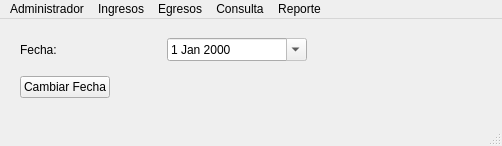
<?xml version="1.0" encoding="UTF-8"?>
<ui version="4.0">
 <class>MainWindow</class>
 <widget class="QMainWindow" name="MainWindow">
  <property name="geometry">
   <rect>
    <x>0</x>
    <y>0</y>
    <width>502</width>
    <height>146</height>
   </rect>
  </property>
  <property name="sizePolicy">
   <sizepolicy hsizetype="Fixed" vsizetype="Fixed">
    <horstretch>0</horstretch>
    <verstretch>0</verstretch>
   </sizepolicy>
  </property>
  <property name="windowTitle">
   <string>Caja - EMMV</string>
  </property>
  <widget class="QWidget" name="centralwidget">
   <widget class="QWidget" name="verticalLayoutWidget">
    <property name="geometry">
     <rect>
      <x>20</x>
      <y>10</y>
      <width>287</width>
      <height>80</height>
     </rect>
    </property>
    <layout class="QVBoxLayout" name="verticalLayout">
     <item>
      <layout class="QHBoxLayout" name="horizontalLayout">
       <item>
        <widget class="QLabel" name="label">
         <property name="text">
          <string>Fecha:</string>
         </property>
        </widget>
       </item>
       <item>
        <widget class="QDateEdit" name="dateEdit">
         <property name="enabled">
          <bool>true</bool>
         </property>
         <property name="readOnly">
          <bool>true</bool>
         </property>
         <property name="calendarPopup">
          <bool>true</bool>
         </property>
        </widget>
       </item>
      </layout>
     </item>
     <item>
      <layout class="QHBoxLayout" name="horizontalLayout_2">
       <item>
        <widget class="QPushButton" name="pushButton">
         <property name="text">
          <string>Cambiar Fecha</string>
         </property>
        </widget>
       </item>
       <item>
        <spacer name="horizontalSpacer">
         <property name="orientation">
          <enum>Qt::Horizontal</enum>
         </property>
         <property name="sizeHint" stdset="0">
          <size>
           <width>40</width>
           <height>20</height>
          </size>
         </property>
        </spacer>
       </item>
      </layout>
     </item>
    </layout>
   </widget>
  </widget>
  <widget class="QMenuBar" name="menubar">
   <property name="geometry">
    <rect>
     <x>0</x>
     <y>0</y>
     <width>502</width>
     <height>22</height>
    </rect>
   </property>
   <widget class="QMenu" name="menuIngresos">
    <property name="title">
     <string>Ingresos</string>
    </property>
    <addaction name="actionEfectivo"/>
    <addaction name="actionCheque"/>
    <addaction name="actionVoucher"/>
   </widget>
   <widget class="QMenu" name="menuEgresos">
    <property name="title">
     <string>Egresos</string>
    </property>
    <addaction name="actionGastos"/>
   </widget>
   <widget class="QMenu" name="menuConsulta">
    <property name="title">
     <string>Consulta</string>
    </property>
    <addaction name="actionIngresos"/>
    <addaction name="actionEgresos"/>
   </widget>
   <widget class="QMenu" name="menuReporte">
    <property name="title">
     <string>Reporte</string>
    </property>
    <addaction name="actionReporte_de_Caja"/>
   </widget>
   <widget class="QMenu" name="menuAdministrador">
    <property name="title">
     <string>Administrador</string>
    </property>
    <addaction name="actionCrear_Codigo"/>
    <addaction name="actionLista_de_Codigos"/>
   </widget>
   <addaction name="menuAdministrador"/>
   <addaction name="menuIngresos"/>
   <addaction name="menuEgresos"/>
   <addaction name="menuConsulta"/>
   <addaction name="menuReporte"/>
  </widget>
  <widget class="QStatusBar" name="statusbar"/>
  <action name="actionEfectivo">
   <property name="text">
    <string>Efectivo</string>
   </property>
  </action>
  <action name="actionCheque">
   <property name="text">
    <string>Cheque</string>
   </property>
  </action>
  <action name="actionVoucher">
   <property name="text">
    <string>Voucher</string>
   </property>
  </action>
  <action name="actionGastos">
   <property name="text">
    <string>Gastos</string>
   </property>
  </action>
  <action name="actionCrear_Codigo">
   <property name="text">
    <string>Crear Codigo</string>
   </property>
  </action>
  <action name="actionLista_de_Codigos">
   <property name="text">
    <string>Lista de Codigos</string>
   </property>
  </action>
  <action name="actionIngresos">
   <property name="text">
    <string>Ingresos</string>
   </property>
  </action>
  <action name="actionEgresos">
   <property name="text">
    <string>Egresos</string>
   </property>
  </action>
  <action name="actionReporte_de_Caja">
   <property name="text">
    <string>Reporte de Caja</string>
   </property>
  </action>
 </widget>
 <resources/>
 <connections>
  <connection>
   <sender>pushButton</sender>
   <signal>clicked()</signal>
   <receiver>MainWindow</receiver>
   <slot>enable_date_edit()</slot>
   <hints>
    <hint type="sourcelabel">
     <x>75</x>
     <y>92</y>
    </hint>
    <hint type="destinationlabel">
     <x>250</x>
     <y>72</y>
    </hint>
   </hints>
  </connection>
  <connection>
   <sender>actionCrear_Codigo</sender>
   <signal>triggered()</signal>
   <receiver>MainWindow</receiver>
   <slot>window_create_code()</slot>
   <hints>
    <hint type="sourcelabel">
     <x>-1</x>
     <y>-1</y>
    </hint>
    <hint type="destinationlabel">
     <x>250</x>
     <y>72</y>
    </hint>
   </hints>
  </connection>
  <connection>
   <sender>actionCheque</sender>
   <signal>triggered()</signal>
   <receiver>MainWindow</receiver>
   <slot>window_input_check()</slot>
   <hints>
    <hint type="sourcelabel">
     <x>-1</x>
     <y>-1</y>
    </hint>
    <hint type="destinationlabel">
     <x>250</x>
     <y>72</y>
    </hint>
   </hints>
  </connection>
  <connection>
   <sender>actionEfectivo</sender>
   <signal>triggered()</signal>
   <receiver>MainWindow</receiver>
   <slot>window_input_cash()</slot>
   <hints>
    <hint type="sourcelabel">
     <x>-1</x>
     <y>-1</y>
    </hint>
    <hint type="destinationlabel">
     <x>250</x>
     <y>72</y>
    </hint>
   </hints>
  </connection>
  <connection>
   <sender>actionVoucher</sender>
   <signal>triggered()</signal>
   <receiver>MainWindow</receiver>
   <slot>window_input_ticket()</slot>
   <hints>
    <hint type="sourcelabel">
     <x>-1</x>
     <y>-1</y>
    </hint>
    <hint type="destinationlabel">
     <x>250</x>
     <y>72</y>
    </hint>
   </hints>
  </connection>
  <connection>
   <sender>actionLista_de_Codigos</sender>
   <signal>triggered()</signal>
   <receiver>MainWindow</receiver>
   <slot>window_list_code()</slot>
   <hints>
    <hint type="sourcelabel">
     <x>-1</x>
     <y>-1</y>
    </hint>
    <hint type="destinationlabel">
     <x>250</x>
     <y>72</y>
    </hint>
   </hints>
  </connection>
  <connection>
   <sender>actionGastos</sender>
   <signal>triggered()</signal>
   <receiver>MainWindow</receiver>
   <slot>window_output_expenses()</slot>
   <hints>
    <hint type="sourcelabel">
     <x>-1</x>
     <y>-1</y>
    </hint>
    <hint type="destinationlabel">
     <x>250</x>
     <y>72</y>
    </hint>
   </hints>
  </connection>
  <connection>
   <sender>actionIngresos</sender>
   <signal>triggered()</signal>
   <receiver>MainWindow</receiver>
   <slot>window_consult_inputs()</slot>
   <hints>
    <hint type="sourcelabel">
     <x>-1</x>
     <y>-1</y>
    </hint>
    <hint type="destinationlabel">
     <x>250</x>
     <y>72</y>
    </hint>
   </hints>
  </connection>
  <connection>
   <sender>actionEgresos</sender>
   <signal>triggered()</signal>
   <receiver>MainWindow</receiver>
   <slot>window_consult_outputs()</slot>
   <hints>
    <hint type="sourcelabel">
     <x>-1</x>
     <y>-1</y>
    </hint>
    <hint type="destinationlabel">
     <x>250</x>
     <y>72</y>
    </hint>
   </hints>
  </connection>
  <connection>
   <sender>actionReporte_de_Caja</sender>
   <signal>triggered()</signal>
   <receiver>MainWindow</receiver>
   <slot>window_report_all()</slot>
   <hints>
    <hint type="sourcelabel">
     <x>-1</x>
     <y>-1</y>
    </hint>
    <hint type="destinationlabel">
     <x>250</x>
     <y>72</y>
    </hint>
   </hints>
  </connection>
  <connection>
   <sender>dateEdit</sender>
   <signal>dateChanged(QDate)</signal>
   <receiver>MainWindow</receiver>
   <slot>change_system_date()</slot>
   <hints>
    <hint type="sourcelabel">
     <x>235</x>
     <y>50</y>
    </hint>
    <hint type="destinationlabel">
     <x>250</x>
     <y>72</y>
    </hint>
   </hints>
  </connection>
 </connections>
 <slots>
  <slot>change_system_date()</slot>
  <slot>enable_date_edit()</slot>
  <slot>window_create_code()</slot>
  <slot>window_list_code()</slot>
  <slot>window_input_cash()</slot>
  <slot>window_input_check()</slot>
  <slot>window_input_ticket()</slot>
  <slot>window_output_expenses()</slot>
  <slot>window_consult_inputs()</slot>
  <slot>window_consult_outputs()</slot>
  <slot>window_report_all()</slot>
 </slots>
</ui>
